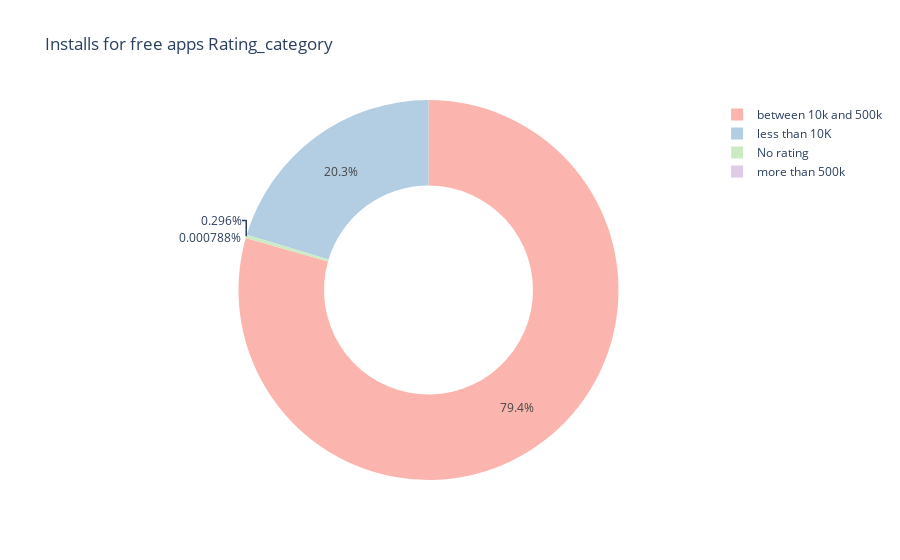

Notebook cell for this chart:
### Code cell
px.pie(df.query("Free == Free and Rating_category in Rating_category").sort_values('Installs', ascending=True),values='Installs',names="Rating_category",title="Installs for free apps Rating_category",hole=0.55,color_discrete_sequence=px.colors.qualitative.Pastel1)

### Figure 1 — Plotly figure (JSON) as saved in the notebook; plotly's stock layout.template omitted (floating-point values rounded to 4 significant figures; data arrays with more than 128 entries replaced by an {"elided": "..."} marker saying what was removed)
{"data": [{"domain": {"x": [0, 1], "y": [0, 1]}, "hole": 0.55, "hovertemplate": "Rating_category=%{label}<br>Installs=%{value}<extra></extra>", "labels": {"elided": "999 str values"}, "legendgroup": "", "name": "", "showlegend": true, "type": "pie", "values": {"elided": "999 int values"}}], "layout": {"legend": {"tracegroupgap": 0}, "piecolorway": ["rgb(251,180,174)", "rgb(179,205,227)", "rgb(204,235,197)", "rgb(222,203,228)", "rgb(254,217,166)", "rgb(255,255,204)", "rgb(229,216,189)", "rgb(253,218,236)", "rgb(242,242,242)"], "title": {"text": "Installs for free apps Rating_category"}}}
